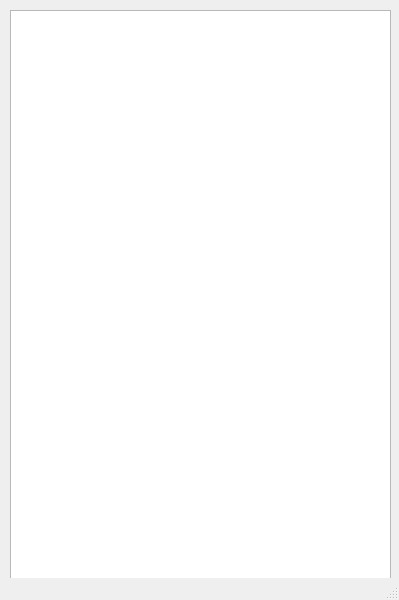
<?xml version="1.0" encoding="UTF-8"?>
<ui version="4.0">
 <class>MainWindow</class>
 <widget class="QMainWindow" name="MainWindow">
  <property name="geometry">
   <rect>
    <x>0</x>
    <y>0</y>
    <width>399</width>
    <height>600</height>
   </rect>
  </property>
  <property name="windowTitle">
   <string>MainWindow</string>
  </property>
  <widget class="QWidget" name="centralwidget">
   <widget class="QStackedWidget" name="stackedWidget">
    <property name="geometry">
     <rect>
      <x>0</x>
      <y>0</y>
      <width>401</width>
      <height>601</height>
     </rect>
    </property>
    <property name="currentIndex">
     <number>1</number>
    </property>
    <widget class="QWidget" name="page">
     <widget class="QLabel" name="search_prompt_label">
      <property name="geometry">
       <rect>
        <x>90</x>
        <y>200</y>
        <width>211</width>
        <height>41</height>
       </rect>
      </property>
      <property name="font">
       <font>
        <family>Onyx</family>
        <pointsize>16</pointsize>
       </font>
      </property>
      <property name="text">
       <string>What are you looking for?</string>
      </property>
      <property name="alignment">
       <set>Qt::AlignCenter</set>
      </property>
     </widget>
     <widget class="QPushButton" name="search_button">
      <property name="geometry">
       <rect>
        <x>150</x>
        <y>310</y>
        <width>91</width>
        <height>23</height>
       </rect>
      </property>
      <property name="text">
       <string>Search</string>
      </property>
     </widget>
     <widget class="QTextEdit" name="search_box">
      <property name="geometry">
       <rect>
        <x>60</x>
        <y>250</y>
        <width>271</width>
        <height>41</height>
       </rect>
      </property>
     </widget>
    </widget>
    <widget class="QWidget" name="page_2">
     <widget class="QListWidget" name="listWidget">
      <property name="geometry">
       <rect>
        <x>10</x>
        <y>10</y>
        <width>381</width>
        <height>571</height>
       </rect>
      </property>
     </widget>
    </widget>
   </widget>
  </widget>
  <widget class="QStatusBar" name="statusbar"/>
 </widget>
 <resources/>
 <connections/>
</ui>
